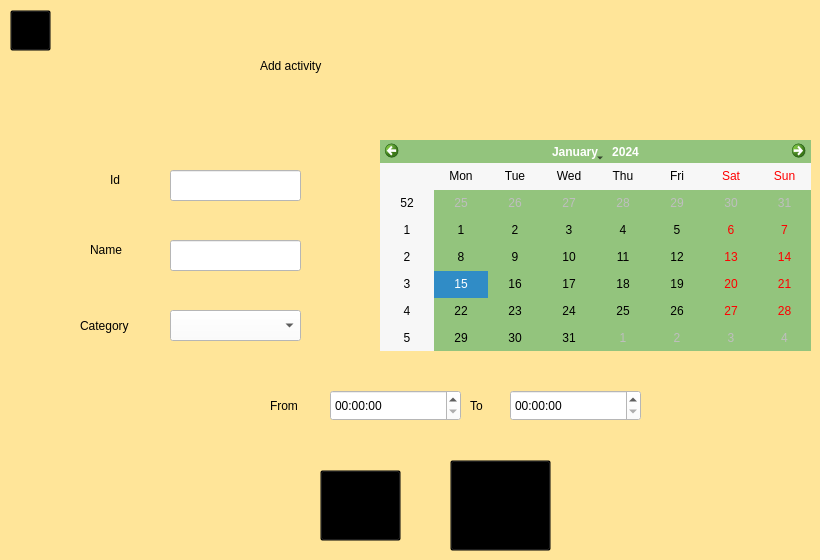
    <widget class="QWidget" name="page_5">
     <property name="styleSheet">
      <string notr="true">background-color: rgb(255, 229, 153);</string>
     </property>
     <widget class="QLabel" name="label_5">
      <property name="geometry">
       <rect>
        <x>260</x>
        <y>20</y>
        <width>371</width>
        <height>91</height>
       </rect>
      </property>
      <property name="styleSheet">
       <string notr="true">background-color: rgb(0, 0, 0, 0%);
font: 48pt &quot;Comic Sans MS&quot;;</string>
      </property>
      <property name="text">
       <string>Add activity</string>
      </property>
     </widget>
     <widget class="QToolButton" name="toolButton_11">
      <property name="geometry">
       <rect>
        <x>450</x>
        <y>460</y>
        <width>101</width>
        <height>91</height>
       </rect>
      </property>
      <property name="styleSheet">
       <string notr="true">background-color: rgb(0, 0, 0, 0%);</string>
      </property>
      <property name="text">
       <string/>
      </property>
      <property name="icon">
       <iconset resource="Image.qrc">
        <normaloff>:/IMG/IMG/icons8-arrow-pointing-left-80.png</normaloff>:/IMG/IMG/icons8-arrow-pointing-left-80.png</iconset>
      </property>
      <property name="iconSize">
       <size>
        <width>1000</width>
        <height>1000</height>
       </size>
      </property>
     </widget>
     <widget class="QLineEdit" name="lineEdit_name">
      <property name="geometry">
       <rect>
        <x>170</x>
        <y>240</y>
        <width>131</width>
        <height>31</height>
       </rect>
      </property>
      <property name="styleSheet">
       <string notr="true">background-color: rgb(255, 255, 255);</string>
      </property>
     </widget>
     <widget class="QLabel" name="label_6">
      <property name="geometry">
       <rect>
        <x>90</x>
        <y>240</y>
        <width>51</width>
        <height>20</height>
       </rect>
      </property>
      <property name="styleSheet">
       <string notr="true">
font: 14pt &quot;Comic Sans MS&quot;;</string>
      </property>
      <property name="text">
       <string>Name</string>
      </property>
     </widget>
     <widget class="QLabel" name="label_7">
      <property name="geometry">
       <rect>
        <x>210</x>
        <y>380</y>
        <width>51</width>
        <height>51</height>
       </rect>
      </property>
      <property name="styleSheet">
       <string notr="true">image: url(:/IMG/IMG/icons8-clock-512.png);
background-color: rgb(0, 0, 0, 0%);</string>
      </property>
      <property name="text">
       <string/>
      </property>
     </widget>
     <widget class="QTimeEdit" name="timeEdit_starttime">
      <property name="geometry">
       <rect>
        <x>330</x>
        <y>390</y>
        <width>131</width>
        <height>31</height>
       </rect>
      </property>
      <property name="styleSheet">
       <string notr="true">background-color: rgb(255, 255, 255);
font: 75 14pt &quot;MS Shell Dlg 2&quot;;</string>
      </property>
     </widget>
     <widget class="QToolButton" name="toolButton_12">
      <property name="geometry">
       <rect>
        <x>320</x>
        <y>470</y>
        <width>81</width>
        <height>71</height>
       </rect>
      </property>
      <property name="styleSheet">
       <string notr="true">background-color: rgb(0, 0, 0, 0%);</string>
      </property>
      <property name="text">
       <string>...</string>
      </property>
      <property name="icon">
       <iconset resource="Image.qrc">
        <normaloff>:/IMG/IMG/icons8-checked-480 (2).png</normaloff>:/IMG/IMG/icons8-checked-480 (2).png</iconset>
      </property>
      <property name="iconSize">
       <size>
        <width>80</width>
        <height>80</height>
       </size>
      </property>
     </widget>
     <widget class="QTimeEdit" name="timeEdit_endtime">
      <property name="geometry">
       <rect>
        <x>510</x>
        <y>390</y>
        <width>131</width>
        <height>31</height>
       </rect>
      </property>
      <property name="styleSheet">
       <string notr="true">background-color: rgb(255, 255, 255);
font: 75 14pt &quot;MS Shell Dlg 2&quot;;</string>
      </property>
     </widget>
     <widget class="QLineEdit" name="lineEdit_Id">
      <property name="geometry">
       <rect>
        <x>170</x>
        <y>170</y>
        <width>131</width>
        <height>31</height>
       </rect>
      </property>
      <property name="styleSheet">
       <string notr="true">background-color: rgb(255, 255, 255);</string>
      </property>
     </widget>
     <widget class="QLabel" name="label_15">
      <property name="geometry">
       <rect>
        <x>110</x>
        <y>170</y>
        <width>21</width>
        <height>20</height>
       </rect>
      </property>
      <property name="styleSheet">
       <string notr="true">
font: 14pt &quot;Comic Sans MS&quot;;</string>
      </property>
      <property name="text">
       <string>Id</string>
      </property>
     </widget>
     <widget class="QCalendarWidget" name="calendarWidget">
      <property name="geometry">
       <rect>
        <x>380</x>
        <y>140</y>
        <width>431</width>
        <height>211</height>
       </rect>
      </property>
      <property name="styleSheet">
       <string notr="true">
background-color: rgb(147, 196, 125);</string>
      </property>
     </widget>
     <widget class="QComboBox" name="comboBox">
      <property name="geometry">
       <rect>
        <x>170</x>
        <y>310</y>
        <width>131</width>
        <height>31</height>
       </rect>
      </property>
      <property name="styleSheet">
       <string notr="true">background-color: rgb(255, 255, 255);</string>
      </property>
     </widget>
     <widget class="QToolButton" name="toolButton_47">
      <property name="geometry">
       <rect>
        <x>10</x>
        <y>10</y>
        <width>41</width>
        <height>41</height>
       </rect>
      </property>
      <property name="styleSheet">
       <string notr="true">background-color: rgb(0, 0, 0, 0%);
</string>
      </property>
      <property name="text">
       <string>...</string>
      </property>
      <property name="icon">
       <iconset resource="Image.qrc">
        <normaloff>:/IMG/IMG/icons8-back-52.png</normaloff>:/IMG/IMG/icons8-back-52.png</iconset>
      </property>
      <property name="iconSize">
       <size>
        <width>80</width>
        <height>80</height>
       </size>
      </property>
     </widget>
     <widget class="QLabel" name="label_47">
      <property name="geometry">
       <rect>
        <x>80</x>
        <y>310</y>
        <width>81</width>
        <height>31</height>
       </rect>
      </property>
      <property name="styleSheet">
       <string notr="true">
font: 14pt &quot;Comic Sans MS&quot;;</string>
      </property>
      <property name="text">
       <string>Category</string>
      </property>
     </widget>
     <widget class="QLabel" name="label_48">
      <property name="geometry">
       <rect>
        <x>270</x>
        <y>390</y>
        <width>51</width>
        <height>31</height>
       </rect>
      </property>
      <property name="styleSheet">
       <string notr="true">
font: 14pt &quot;Comic Sans MS&quot;;</string>
      </property>
      <property name="text">
       <string>From</string>
      </property>
     </widget>
     <widget class="QLabel" name="label_49">
      <property name="geometry">
       <rect>
        <x>470</x>
        <y>390</y>
        <width>31</width>
        <height>31</height>
       </rect>
      </property>
      <property name="styleSheet">
       <string notr="true">
font: 14pt &quot;Comic Sans MS&quot;;</string>
      </property>
      <property name="text">
       <string>To</string>
      </property>
     </widget>
    </widget>
